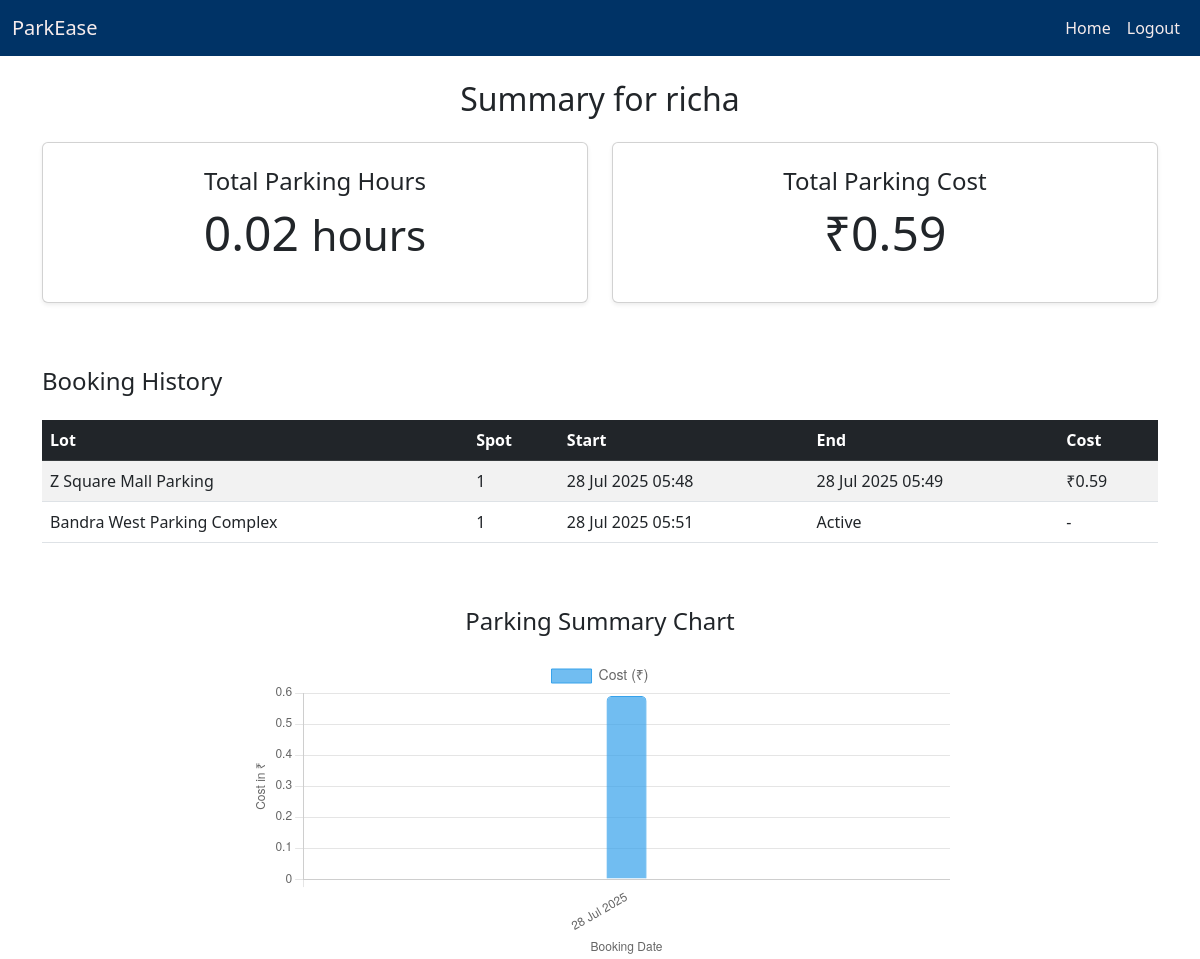
/summary/richa, run on the app's committed database.
### database.py (models this page shows)
class User(db.Model):
    __tablename__ = 'users'
    id = db.Column(db.Integer, primary_key=True, autoincrement=True)
    username = db.Column(db.String(80), unique=True, nullable=False)
    password = db.Column(db.String(120), nullable=False)
    is_admin = db.Column(db.Boolean, default=False)
    address=db.Column(db.String(180),  nullable=True)
    pincode=db.Column(db.String(6),  nullable=False)

class BookingHistory(db.Model):
    __tablename__ = 'booking_history'
    id = db.Column(db.Integer, primary_key=True)
    user_id = db.Column(db.Integer, db.ForeignKey('users.id'))
    lot_id = db.Column(db.Integer, db.ForeignKey('parking_lots.id'))
    spot_id = db.Column(db.Integer, db.ForeignKey('parking_spots.id'))
    start_time = db.Column(db.DateTime)
    end_time = db.Column(db.DateTime)
    cost = db.Column(db.Float)
    vehicle_number=db.Column(db.String(10), nullable=False)
    user = db.relationship('User', backref='bookings')
    lot = db.relationship('ParkingLot', backref='bookings')
    spot = db.relationship('ParkingSpot', backref='bookings')

class ParkingLot(db.Model):
    __tablename__ = 'parking_lots'
    id = db.Column(db.Integer, primary_key=True)
    name = db.Column(db.String(100), nullable=False)
    location = db.Column(db.String(100), nullable=False)
    price = db.Column(db.Float, nullable=False)
    total_spots=db.Column(db.Integer)
    available_spots = db.Column(db.Integer, default=0)

class ParkingSpot(db.Model):
    __tablename__ = 'parking_spots'
    id = db.Column(db.Integer, primary_key=True)
    lot_id = db.Column(db.Integer, db.ForeignKey('parking_lots.id'), nullable=False)
    spot_number = db.Column(db.Integer, nullable=False)  # lot-wise number
    status = db.Column(db.String(1), default='A')  # 'A' = Available, 'O' = Occupied
    lot = db.relationship('ParkingLot', backref='spots')
    __table_args__ = (
        db.UniqueConstraint('lot_id', 'spot_number', name='uq_lot_spot_number'),
    )

### main.py (the view)
@app.route('/summary/<string:username>')
def summary(username):
    user = User.query.filter_by(username=username).first_or_404()
    bookings = BookingHistory.query.filter_by(user_id=user.id).all()
    total_hours = total_cost = 0
    labels, costs = [], []
    for b in bookings:
        if b.end_time:
            hrs = (b.end_time - b.start_time).total_seconds() / 3600
            total_hours += hrs; total_cost += b.cost
            labels.append(b.start_time.strftime('%d %b %Y')); costs.append(b.cost)
    return render_template('summary.html', username=username,
                           total_hours=total_hours, total_cost=total_cost,
                           bookings=bookings, labels=labels, costs=costs)

### templates/summary.html (shortened to what this page needs)
{% extends "base.html" %}
{% block navbar_links %}
 <li class="nav-item">
    <a class="nav-link" href="{{ url_for('dashboard', username=username) }}">Home</a>
  </li>
  <li class="nav-item">
    <a class="nav-link" href="/logout">Logout</a>
  </li>
{% endblock %}
{% block content %}
<div class="container mt-4">
  <h2 class="mb-4 text-center">Summary for {{ username }}</h2>
  <div class="row mb-5">
    <div class="col-md-6 mb-3">
      <div class="card p-4 shadow-sm h-100 text-center">
        <h4>Total Parking Hours</h4>
        <p class="display-5">{{ total_hours | round(2) }} <small>hours</small></p>
      </div>
    </div>
    <div class="col-md-6 mb-3">
      <div class="card p-4 shadow-sm h-100 text-center">
        <h4>Total Parking Cost</h4>
        <p class="display-5">₹{{ total_cost | round(2) }}</p>
      </div>
    </div>
  </div>
  <h4 class="mb-4">Booking History</h4>
  <div class="table-responsive mb-5">
    <table class="table table-striped table-hover">
      <thead class="table-dark">
        <tr>
          <th>Lot</th>
          <th>Spot</th>
          <th>Start</th>
          <th>End</th>
          <th>Cost</th>
        </tr>
      </thead>
      <tbody>
        {% for booking in bookings %}
        <tr>
          <td>{{ booking.lot.name }}</td>
          <td>{{ booking.spot.spot_number }}</td>
          <td>{{ booking.start_time.strftime('%d %b %Y %H:%M') }}</td>
          <td>{{ booking.end_time.strftime('%d %b %Y %H:%M') if booking.end_time else 'Active' }}</td>
          <td>
            {% if booking.end_time %}
              ₹{{ booking.cost }}
            {% else %}
              -
            {% endif %}
          </td>
        </tr>
        {% endfor %}
      </tbody>
    </table>
  </div>
  <h4 class="mb-4 text-center">Parking Summary Chart</h4>
  <div class="d-flex justify-content-center">
    <canvas id="costChart" style="max-width: 700px; width: 100%; height: 300px;"></canvas>
  </div>
</div>
<script>
  const ctx = document.getElementById('costChart').getContext('2d');
  const costChart = new Chart(ctx, {
    type: 'bar',
    data: {
      labels: {{ labels | tojson }},
      datasets: [{
        label: 'Cost (₹)',
        data: {{ costs | tojson }},
        backgroundColor: 'rgba(54, 162, 235, 0.7)',
        borderColor: 'rgba(54, 162, 235, 1)',
        borderWidth: 1,
        borderRadius: 5,
        maxBarThickness: 40
      }]
    },
    options: {
      responsive: true,
      maintainAspectRatio: false,
      scales: {
        y: {
          beginAtZero: true,
          title: {
            display: true,
            text: 'Cost in ₹'
          }
        },
        x: {
          title: {
            display: true,
            text: 'Booking Date'
          },
          ticks: {
            maxRotation: 45,
            minRotation: 30,
            autoSkip: false
          }
        }
      },
      plugins: {
        legend: {
          labels: {
            font: {
              size: 14
            }
          }
        },
        tooltip: {
          enabled: true,
          mode: 'index',
          intersect: false,
        }
      }
    }
  });
</script>
{% endblock %}

### templates/base.html (style rules this page uses)
.navbar-custom .navbar-brand, .navbar-custom .nav-link { color: #f6ecec; }

### data on the page
User: username "richa"
BookingHistory: lot.name "Z Square Mall Parking", spot.spot_number "1", start_time "28 Jul 2025 05:48", end_time "28 Jul 2025 05:49", cost "0.59"
BookingHistory: lot.name "Bandra West Parking Complex", spot.spot_number "1", start_time "28 Jul 2025 05:51", end_time "Active"

### other printed values
{{ total_hours | round(2) }} "0.02"
{{ total_cost | round(2) }} "0.59"
chart data {{ costs | tojson }} [0.59]
